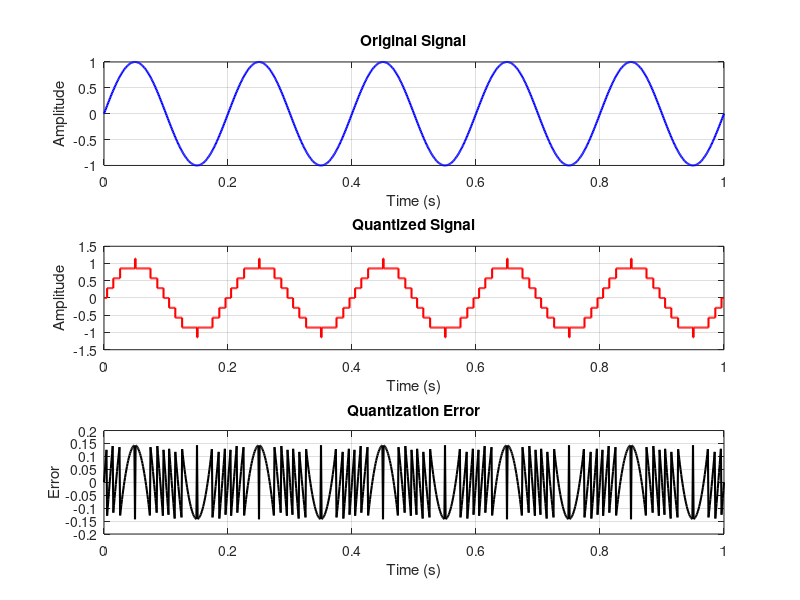

Write MATLAB code to recreate this figure.
clc;
clear;
close all;

% Original Signal
t = 0:0.001:1;
f = 5;
x = sin(2*pi*f*t);

% Uniform Quantization
L = 8;
delta = 2/(L-1);
x_quant = delta * round(x/delta);

% Quantization Error
error = x - x_quant;

% Mean Squared Error (MSE)
MSE = mean(error.^2);

% Display MSE
disp(['Mean Squared Error = ', num2str(MSE)])

% Plotting
figure;

subplot(3,1,1)
plot(t,x,'b','LineWidth',1.5)
grid on
title('Original Signal')
xlabel('Time (s)')
ylabel('Amplitude')

subplot(3,1,2)
stairs(t,x_quant,'r','LineWidth',1.5)
grid on
title('Quantized Signal')
xlabel('Time (s)')
ylabel('Amplitude')

subplot(3,1,3)
plot(t,error,'k','LineWidth',1.5)
grid on
title('Quantization Error')
xlabel('Time (s)')
ylabel('Error')
